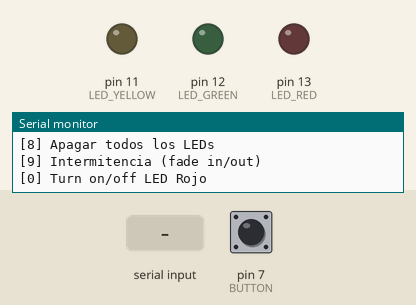
A sketch run on a simulated Arduino Uno, built with avr-gcc and run on an emulated ATmega328P. Parts: output pins drawn as LEDs (lit = HIGH), the last lines printed to the serial monitor. Dashed ring = blinking. The inputs (shaded band) are chosen by the test bench; at power-on: pin 7 (BUTTON) HIGH.

Above: at 1.4 s.
1.5 s: pin 7 (BUTTON) pulled LOW for 1 s
At 3.3 s:
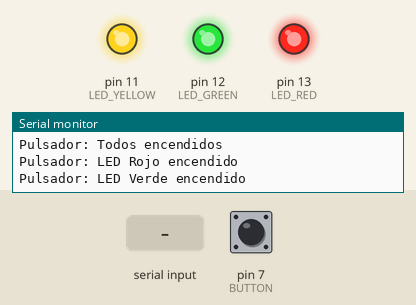
4.0 s: "2" received over Serial
At 4.7 s:
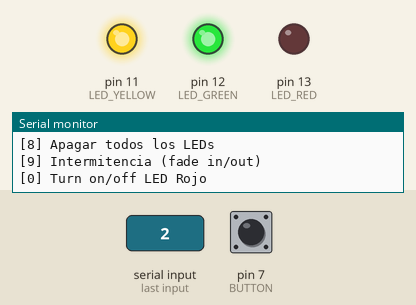
5.5 s: "4" received over Serial
At 5.8 s:
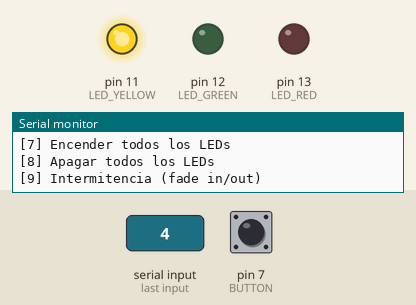
7.0 s: "1" received over Serial
At 8.1 s:
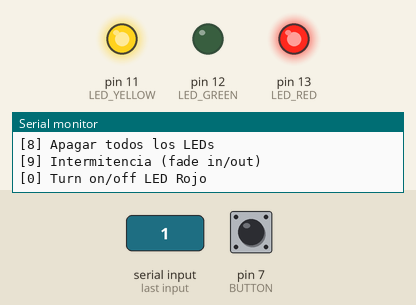
8.5 s: "9" received over Serial
At 11.4 s:
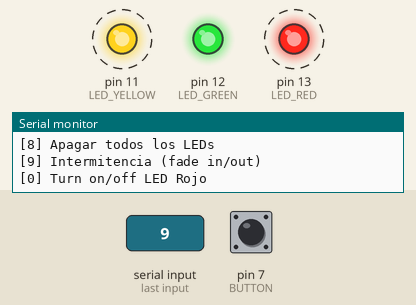
11.5 s: "3" received over Serial
At 13.8 s:
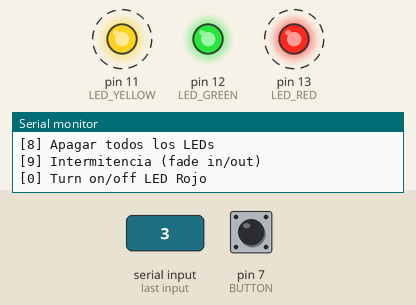
Timing chart, 0 to 15.5 s (numbered marks = the images above; inputs shaded):
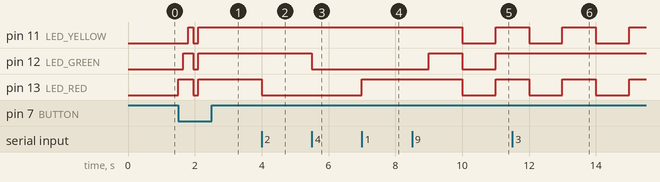

Measured:
- after the input at 1.5 s, pin 11 (LED_YELLOW): LOW → HIGH after 0.30 s, → LOW 0.15 s later, → HIGH 0.15 s later; pin 12 (LED_GREEN): LOW → HIGH after 0.15 s, → LOW 0.30 s later, → HIGH 0.15 s later; pin 13 (LED_RED): LOW → HIGH at once, → LOW 0.45 s later, → HIGH 0.15 s later
- after the input at 4.0 s, pin 13 (LED_RED): HIGH → LOW at once
- after the input at 5.5 s, pin 12 (LED_GREEN): HIGH → LOW at once
- after the input at 7.0 s, pin 13 (LED_RED): LOW → HIGH at once
- after the input at 8.5 s, pin 11 (LED_YELLOW), pin 13 (LED_RED): HIGH → LOW after 1.5 s, → HIGH 1.0 s later; pin 12 (LED_GREEN): LOW → HIGH after 0.50 s, → LOW 1.0 s later, → HIGH 1.0 s later
- after the input at 11.5 s, pin 12 (LED_GREEN): stops changing and stays HIGH

The sketch:

Clase2.ino
```cpp
const int LED_RED = 13;
const int LED_GREEN = 12;
const int LED_YELLOW = 11;
const int BUTTON = 7;

int CONT = 0;
bool cicloCompletado = false;
bool statusRedLed = false;

bool intermitenceRed = false;
bool intermitenceGreen = false;
bool intermitenceYellow = false;

bool blinkState = false;
unsigned long lastPressTime = 0;
unsigned long lastBlink = 0;
const unsigned long pressInterval = 150;
const unsigned long BLINK_INTERVAL = 1000;

void setup() {
  Serial.begin(9600);
  pinMode(LED_RED, OUTPUT);
  pinMode(LED_GREEN, OUTPUT);
  pinMode(LED_YELLOW, OUTPUT);
  pinMode(BUTTON, INPUT_PULLUP);
  apagarTodos("");
  mostrarMenu();
}

void loop() {
  unsigned long currentTime = millis();

  if (Serial.available() > 0) {
    conditional(Serial.read());
    if (cicloCompletado) {
      CONT = 0;
      cicloCompletado = false;
    }
  }

  if (digitalRead(BUTTON) == LOW && currentTime - lastPressTime > pressInterval) {
    ejecutarEstado(CONT++);
    if (CONT > 4) {
      CONT = 0;
      cicloCompletado = true;
    }
    lastPressTime = currentTime;
  }

  if (currentTime - lastBlink >= BLINK_INTERVAL) {
    lastBlink = currentTime;
    blinkState = !blinkState;
    if (intermitenceRed) digitalWrite(LED_RED, blinkState);
    if (intermitenceGreen) digitalWrite(LED_GREEN, blinkState);
    if (intermitenceYellow) digitalWrite(LED_YELLOW, blinkState);
  }
}

void ejecutarEstado(int est) {
  switch (est) {
    case 0: encenderLed(LED_RED, "Pulsador: LED Rojo encendido"); break;
    case 1: encenderLed(LED_GREEN, "Pulsador: LED Verde encendido"); break;
    case 2: encenderLed(LED_YELLOW, "Pulsador: LED Amarillo encendido"); break;
    case 3: apagarTodos("Pulsador: Todos apagados"); break;
    case 4: encenderTodos("Pulsador: Todos encendidos"); break;
    case 5: encenderLed(LED_RED, "Pulsador: Regreso al LED Rojo"); break;
  }
}

void conditional(char opt) {
  switch (opt) {
    case '1': statusRedLed = true; encenderLed(LED_RED, "Serial: LED Rojo encendido"); break;
    case '2': statusRedLed = false; apagarLed(LED_RED, "Serial: LED Rojo apagado"); break;
    case '3': encenderLed(LED_GREEN, "Serial: LED Verde encendido"); break;
    case '4': apagarLed(LED_GREEN, "Serial: LED Verde apagado"); break;
    case '5': encenderLed(LED_YELLOW, "Serial: LED Amarillo encendido"); break;
    case '6': apagarLed(LED_YELLOW, "Serial: LED Amarillo apagado"); break;
    case '7': encenderTodos("Serial: Todos encendidos"); break;
    case '8': apagarTodos("Serial: Todos apagados"); break;
    case '9':
      intermitenceRed = true;
      intermitenceGreen = true;
      intermitenceYellow = true;
      break;
    case '0':
      statusRedLed = !statusRedLed;
      statusRedLed ? encenderLed(LED_RED, "Serial: LED Rojo encendido") : apagarLed(LED_RED, "Serial: LED Rojo apagado");
      break;
    default: Serial.println("Selecciona un número del 1 al 9"); break;
  }
  mostrarMenu();
}

void encenderLed(int pin, const char* mensaje) {
  actualizarIntermitencia(pin, false);
  digitalWrite(pin, HIGH);
  Serial.println(mensaje);
}

void apagarLed(int pin, const char* mensaje) {
  actualizarIntermitencia(pin, false);
  digitalWrite(pin, LOW);
  Serial.println(mensaje);
}

void actualizarIntermitencia(int pin, bool estado) {
  if (pin == LED_RED) intermitenceRed = estado;
  else if (pin == LED_GREEN) intermitenceGreen = estado;
  else if (pin == LED_YELLOW) intermitenceYellow = estado;
}

void encenderTodos(const char* mensaje) {
  digitalWrite(LED_RED, HIGH);
  digitalWrite(LED_GREEN, HIGH);
  digitalWrite(LED_YELLOW, HIGH);
  if (mensaje[0]) Serial.println(mensaje);
}

void apagarTodos(const char* mensaje) {
  digitalWrite(LED_RED, LOW);
  digitalWrite(LED_GREEN, LOW);
  digitalWrite(LED_YELLOW, LOW);
  if (mensaje[0]) Serial.println(mensaje);
}

void mostrarMenu() {
  Serial.println("-------- Menú Principal --------");
  Serial.println("[1] Encender LED Rojo");
  Serial.println("[2] Apagar LED Rojo");
  Serial.println("[3] Encender LED Verde");
  Serial.println("[4] Apagar LED Verde");
  Serial.println("[5] Encender LED Amarillo");
  Serial.println("[6] Apagar LED Amarillo");
  Serial.println("[7] Encender todos los LEDs");
  Serial.println("[8] Apagar todos los LEDs");
  Serial.println("[9] Intermitencia (fade in/out)");
  Serial.println("[0] Turn on/off LED Rojo");
}
```
